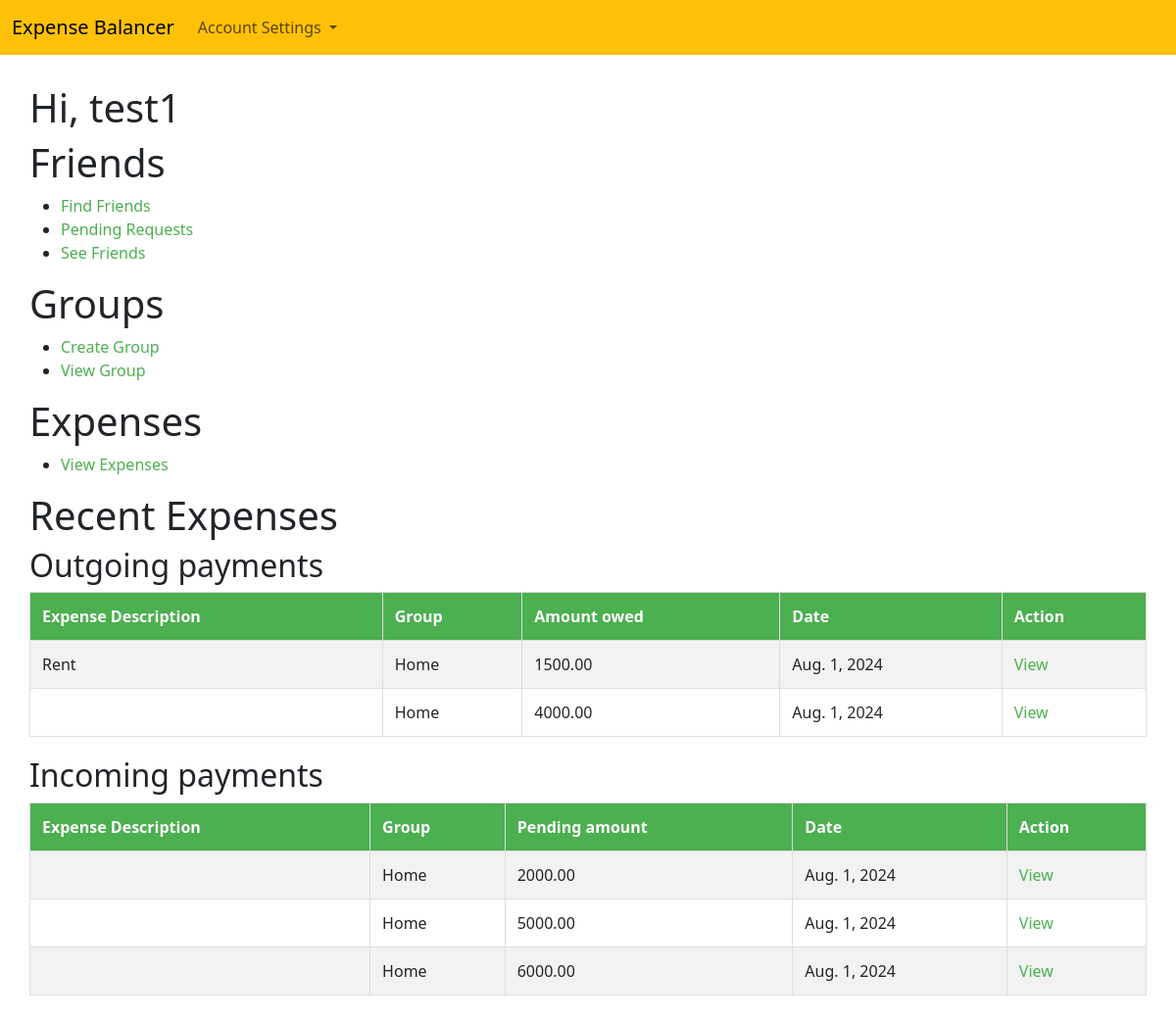
Page / (signed in) on the earlier database version.
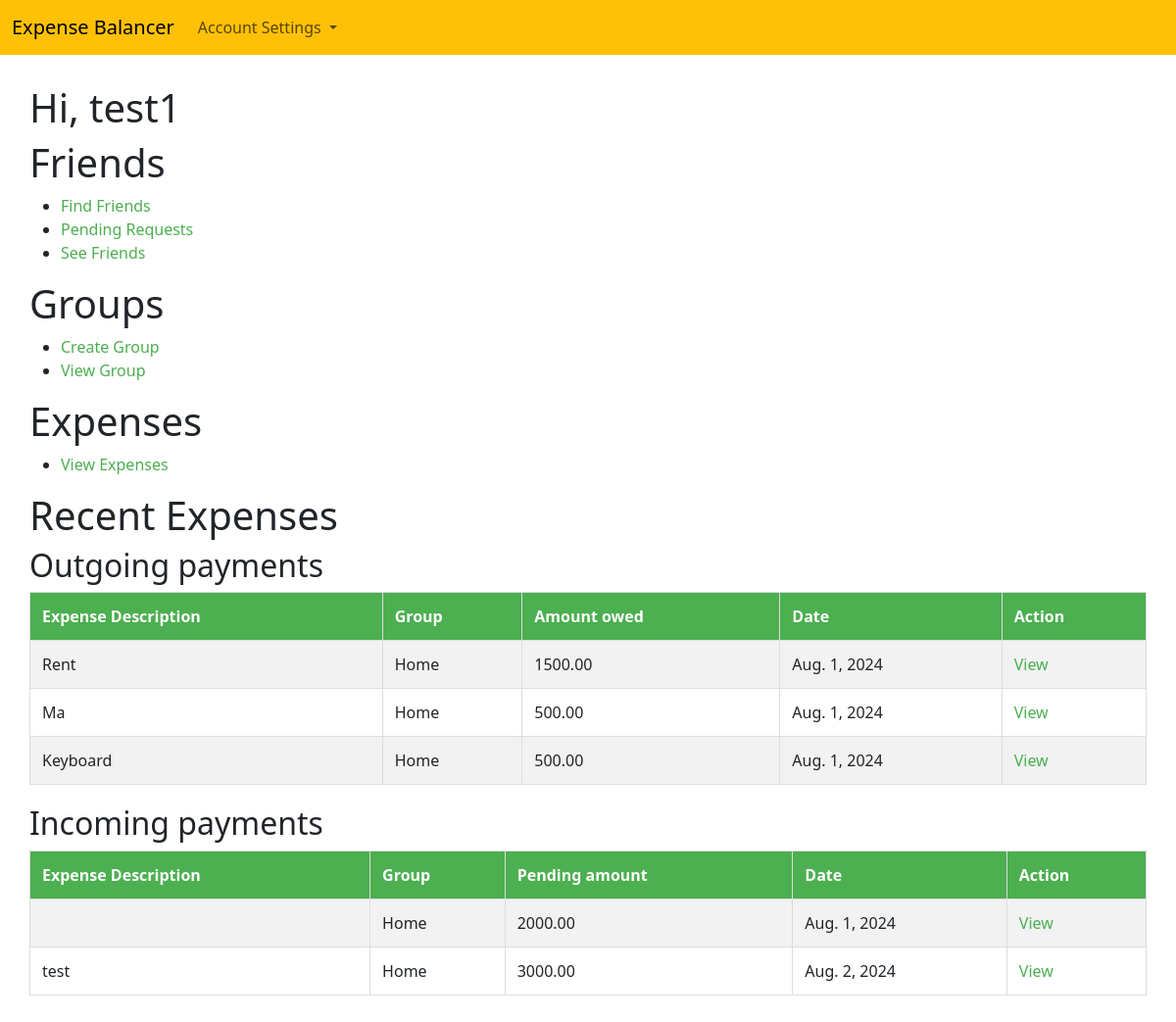
Same page on the later database version.
### Expenses/models.py (models this page shows)
class Split(models.Model):
    payer = models.ForeignKey(User, on_delete=models.CASCADE, null=True, related_name="expenses_payer")
    expense = models.ForeignKey(Expenses, on_delete=models.CASCADE, related_name="expenses_split")
    amount = models.DecimalField(max_digits=10, decimal_places=2)

class Expenses(models.Model):
    amount = models.DecimalField(max_digits=10, decimal_places=2)
    description = models.CharField(max_length=255, null=True, blank=True)
    date = models.DateField(default=datetime.date.today)
    paid_by = models.ForeignKey(User, on_delete=models.CASCADE)
    group = models.ForeignKey(Group, on_delete=models.CASCADE)
    split_method = models.IntegerField(
        choices=[(1,'Split equally'),(2,'percentage'),(3,'Custom'),],
        default=1,
    )

### Groups/models.py (models this page shows)
class Group(models.Model):
    group_name = models.CharField(max_length=50)
    members = models.ManyToManyField(User, related_name='group_members', blank=True)
    created_by = models.ForeignKey(User, on_delete=models.CASCADE)

### Authentications/views.py (the view)
# urls.py: path('', views.home, name='homepage')
@login_required
def home(request):
    context = {}
    if request.user.is_authenticated:
        splits = Split.objects.filter(payer=request.user)[:5]
        context["splits"] = splits
    return render(request, 'home.html', context)

### templates/home.html (shortened to what this page needs)
{% extends "header.html" %}
    {% block content %}
    <head>
    </head>
    <div style="padding: 30px;">
        <body>
            {% if user.is_authenticated %}
            <h1>Hi, {{user.username}}</h1>
            <h1>Friends</h1>
            <ul>
                <li><a href='{% url 'friends_page' %}'>Find Friends</a></li>
                <li><a href='{% url 'pending_requests' %}'>Pending Requests</a></li>
                <li><a href='{% url 'see_friends' %}'>See Friends</a></li>
            </ul>
            <h1>Groups</h1>
            <ul>
                <li><a href='{% url 'create_groups' %}'>Create Group</a></li>
                <li><a href='{% url 'view_groups' %}'>View Group</a></li>
            </ul>
            <h1>Expenses</h1>
            <ul>
                <li><a href='{% url 'view_expenses' %}'>View Expenses</a></li>
            </ul>
            <h1>Recent Expenses</h1>
            <h2>Outgoing payments</h2>
            <table>
                <tr>
                    <th>Expense Description</th>
                    <th>Group</th>
                    <th>Amount owed</th>
                    <th>Date</th>
                    <th>Action</th>
                </tr>
                {% for split in splits %}
                {% if split.expense.paid_by != request.user %}
                <tr>
                    <td>{{split.expense.description}}</td>
                    <td>{{split.expense.group.group_name}}</td>
                    <td>{{split.amount}}</td>
                    <td>{{split.expense.date}}</td>
                    <td><a href="{% url 'view_expense_breakup' expense_id=split.expense.id %}">View</a></td>
                </tr>
                {% endif %}
                {% endfor %}
            </table>
            <h2>Incoming payments</h2>
            <table>
                <tr>
                    <th>Expense Description</th>
                    <th>Group</th>
                    <th>Pending amount</th>
                    <th>Date</th>
                    <th>Action</th>
                </tr>
                {% for split in splits %}
                {% if split.expense.paid_by == request.user %}
                <tr>
                    <td>{{split.expense.description}}</td>
                    <td>{{split.expense.group.group_name}}</td>
                    <td>{{split.expense.amount}}</td>
                    <td>{{split.expense.date}}</td>
                    <td><a href="{% url 'view_expense_breakup' expense_id=split.expense.id %}">View</a></td>
                </tr>
                {% endif %}
                {% endfor %}
            </table>
            {% endif %}
        </body>
    </div>
    {% endblock %}

Differences in the rows shown:
removed Split: expense.group.group_name "Home", amount "4000.00", expense "Aug. 1, 2024", shown under "Outgoing payments"
removed Split: expense.group.group_name "Home", expense.amount "5000.00", expense "Aug. 1, 2024", shown under "Incoming payments"
removed Split: expense.group.group_name "Home", expense.amount "6000.00", expense "Aug. 1, 2024", shown under "Incoming payments"
now on this page (row unchanged): Split: expense.description "Ma", expense.group.group_name "Home", amount "500.00", expense "Aug. 1, 2024", shown under "Outgoing payments"
now on this page (row unchanged): Split: expense.description "Keyboard", expense.group.group_name "Home", amount "500.00", expense "Aug. 1, 2024", shown under "Outgoing payments"
added Split: expense.description "test", expense.group.group_name "Home", expense.amount "3000.00", expense "Aug. 2, 2024", shown under "Incoming payments"
